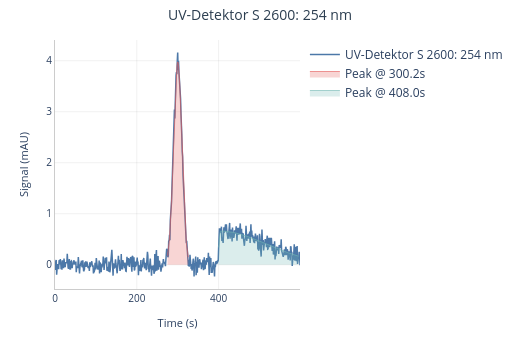

The cell this chart's notebook holds for it:
### Code cell
peaks_input = [{"mu": 400, "amplitude": 100, "sigma": 120, "alpha": 100.0},{"mu": 300, "amplitude": 100, "sigma": 10, "alpha": 0.0}]
make_signal2d(peaks_input, noise_scale=0.1, duration=600).detect_peaks().display()

### Figure 1 — Plotly figure (JSON) as saved in the notebook; plotly's stock layout.template omitted (floating-point values rounded to 4 significant figures; data arrays with more than 128 entries replaced by an {"elided": "..."} marker saying what was removed)
{"data": [{"hovertemplate": "<b>UV-Detektor S 2600: 254 nm</b><br>Time: %{x:.3f} s<br>Signal: %{y:.2f} mAU<extra></extra>", "line": {"color": "#4C78A8", "width": 1.5}, "mode": "lines", "name": "UV-Detektor S 2600: 254 nm", "type": "scatter", "x": {"elided": "600 float values"}, "y": {"elided": "600 float values"}}, {"fill": "tozeroy", "fillcolor": "rgba(228, 87, 86, 0.25)", "hovertemplate": "<b>Peak @ 300.2s</b><br>Time: %{x:.3f} s<br>Signal: %{y:.2f} mAU<extra></extra>", "line": {"color": "rgba(228, 87, 86, 0.6)", "width": 1}, "mode": "lines", "name": "Peak @ 300.2s", "type": "scatter", "x": [275.0, 276.0, 277.0, 278.0, 279.0, 280.0, 281.0, 282.0, 283.0, 284.0, 285.0, 286.0, 287.0, 288.0, 289.0, 290.0, 291.0, 292.0, 293.0, 294.0, 295.0, 296.0, 297.0, 298.0, 299.0, 300.0, 301.0, 302.0, 303.0, 304.0, 305.0, 306.0, 307.0, 308.0, 309.0, 310.0, 311.0, 312.0, 313.0, 314.0, 315.0, 316.0, 317.0, 318.0, 319.0, 320.0, 321.0, 322.0, 323.0, 324.0, 325.0, 326.0], "y": [0.1791, 0.228, 0.2875, 0.359, 0.4439, 0.5434, 0.6589, 0.791, 0.9404, 1.107, 1.291, 1.49, 1.703, 1.928, 2.162, 2.4, 2.638, 2.871, 3.095, 3.304, 3.492, 3.655, 3.789, 3.889, 3.952, 3.978, 3.965, 3.913, 3.824, 3.701, 3.547, 3.366, 3.163, 2.944, 2.713, 2.475, 2.237, 2.002, 1.774, 1.556, 1.352, 1.164, 0.9915, 0.8365, 0.6989, 0.5783, 0.4738, 0.3844, 0.3088, 0.2457, 0.1936, 0.151]}, {"fill": "tozeroy", "fillcolor": "rgba(114, 183, 178, 0.25)", "hovertemplate": "<b>Peak @ 408.0s</b><br>Time: %{x:.3f} s<br>Signal: %{y:.2f} mAU<extra></extra>", "line": {"color": "rgba(114, 183, 178, 0.6)", "width": 1}, "mode": "lines", "name": "Peak @ 408.0s", "type": "scatter", "x": {"elided": "197 float values"}, "y": {"elided": "197 float values"}}], "layout": {"height": 340, "hovermode": "x unified", "margin": {"b": 45, "l": 55, "r": 20, "t": 40}, "paper_bgcolor": "white", "plot_bgcolor": "white", "showlegend": true, "title": {"font": {"color": "#2c3e50", "size": 14}, "text": "UV-Detektor S 2600: 254 nm", "x": 0.5}, "width": 520, "xaxis": {"gridcolor": "rgba(0,0,0,0.06)", "gridwidth": 1, "linecolor": "#ccc", "linewidth": 1, "showgrid": true, "tickfont": {"size": 10}, "title": {"font": {"size": 11}, "text": "Time (s)"}, "zeroline": false}, "yaxis": {"gridcolor": "rgba(0,0,0,0.06)", "gridwidth": 1, "linecolor": "#ccc", "linewidth": 1, "showgrid": true, "tickfont": {"size": 10}, "title": {"font": {"size": 11}, "text": "Signal (mAU)"}, "zeroline": false}}}
